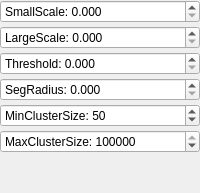
         <widget class="QWidget" name="DonSegmentation">
          <layout class="QVBoxLayout" name="verticalLayout_7">
           <property name="spacing">
            <number>3</number>
           </property>
           <property name="leftMargin">
            <number>0</number>
           </property>
           <property name="topMargin">
            <number>0</number>
           </property>
           <property name="rightMargin">
            <number>0</number>
           </property>
           <property name="bottomMargin">
            <number>0</number>
           </property>
           <item>
            <widget class="QDoubleSpinBox" name="dspin_smallscale">
             <property name="maximumSize">
              <size>
               <width>16777215</width>
               <height>24</height>
              </size>
             </property>
             <property name="toolTip">
              <string>Set the normals calculated using a smaller search radius (scale) for the DoN operator.</string>
             </property>
             <property name="prefix">
              <string>SmallScale: </string>
             </property>
             <property name="decimals">
              <number>3</number>
             </property>
            </widget>
           </item>
           <item>
            <widget class="QDoubleSpinBox" name="dspin_largescale">
             <property name="maximumSize">
              <size>
               <width>16777215</width>
               <height>24</height>
              </size>
             </property>
             <property name="toolTip">
              <string>Set the normals calculated using a larger search radius (scale) for the DoN operator.</string>
             </property>
             <property name="prefix">
              <string>LargeScale: </string>
             </property>
             <property name="decimals">
              <number>3</number>
             </property>
            </widget>
           </item>
           <item>
            <widget class="QDoubleSpinBox" name="dspin_threshold">
             <property name="maximumSize">
              <size>
               <width>16777215</width>
               <height>24</height>
              </size>
             </property>
             <property name="toolTip">
              <string>the constant value to compare the field value too</string>
             </property>
             <property name="prefix">
              <string>Threshold: </string>
             </property>
             <property name="decimals">
              <number>3</number>
             </property>
            </widget>
           </item>
           <item>
            <widget class="QDoubleSpinBox" name="dspin_segradius">
             <property name="sizePolicy">
              <sizepolicy hsizetype="Ignored" vsizetype="Fixed">
               <horstretch>0</horstretch>
               <verstretch>0</verstretch>
              </sizepolicy>
             </property>
             <property name="maximumSize">
              <size>
               <width>16777215</width>
               <height>24</height>
              </size>
             </property>
             <property name="toolTip">
              <string>Set the spatial cluster tolerance as a measure in the L2 Euclidean space</string>
             </property>
             <property name="prefix">
              <string>SegRadius: </string>
             </property>
             <property name="decimals">
              <number>3</number>
             </property>
            </widget>
           </item>
           <item>
            <widget class="QSpinBox" name="spin_mincluster">
             <property name="sizePolicy">
              <sizepolicy hsizetype="Ignored" vsizetype="Fixed">
               <horstretch>0</horstretch>
               <verstretch>0</verstretch>
              </sizepolicy>
             </property>
             <property name="maximumSize">
              <size>
               <width>16777215</width>
               <height>24</height>
              </size>
             </property>
             <property name="toolTip">
              <string>Set the minimum number of points that a cluster needs to contain in order to be considered valid.</string>
             </property>
             <property name="suffix">
              <string/>
             </property>
             <property name="prefix">
              <string>MinClusterSize: </string>
             </property>
             <property name="maximum">
              <number>9999999</number>
             </property>
             <property name="value">
              <number>50</number>
             </property>
            </widget>
           </item>
           <item>
            <widget class="QSpinBox" name="spin_maxcluster">
             <property name="sizePolicy">
              <sizepolicy hsizetype="Ignored" vsizetype="Fixed">
               <horstretch>0</horstretch>
               <verstretch>0</verstretch>
              </sizepolicy>
             </property>
             <property name="maximumSize">
              <size>
               <width>16777215</width>
               <height>24</height>
              </size>
             </property>
             <property name="toolTip">
              <string>Set the maximum number of points that a cluster needs to contain in order to be considered valid.</string>
             </property>
             <property name="prefix">
              <string>MaxClusterSize: </string>
             </property>
             <property name="maximum">
              <number>9999999</number>
             </property>
             <property name="value">
              <number>100000</number>
             </property>
            </widget>
           </item>
           <item>
            <spacer name="verticalSpacer_3">
             <property name="orientation">
              <enum>Qt::Vertical</enum>
             </property>
             <property name="sizeHint" stdset="0">
              <size>
               <width>20</width>
               <height>40</height>
              </size>
             </property>
            </spacer>
           </item>
          </layout>
         </widget>
